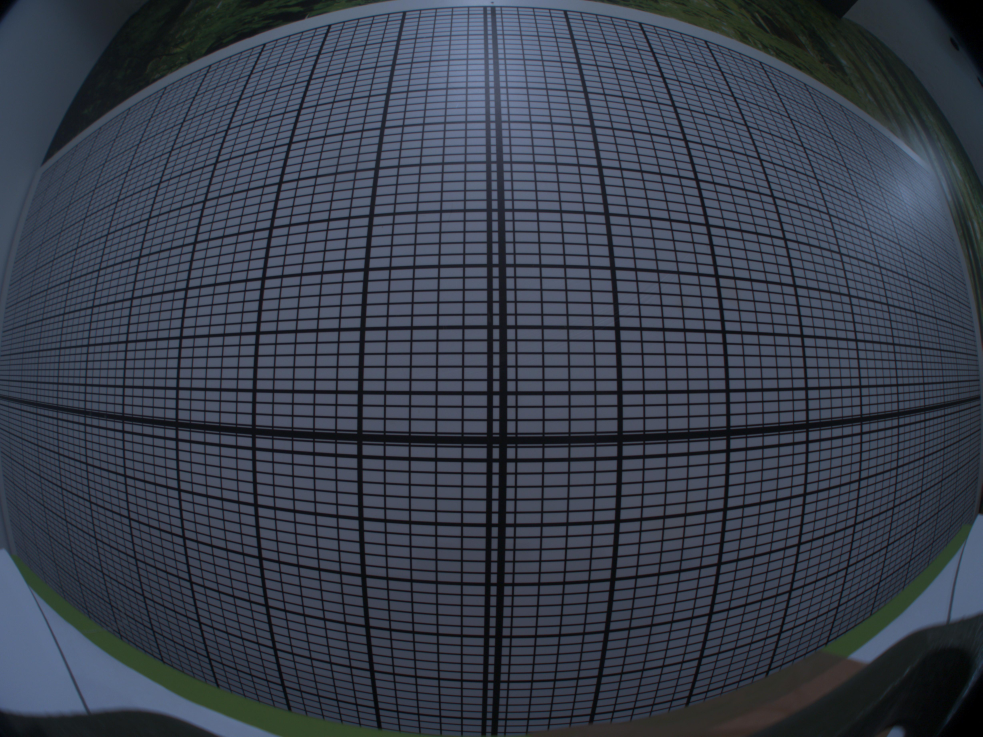
#> input picture images/fisheye.jpg, 4912 x 3684 px, given in place of images, which was not available (shown at 1/5 size)
$ python featureExtraction.py images   (Python 2 division)
#> lines starting #> are read from the running program, lines starting #| are printed output that depends on the picture; pictures that were not available may be replaced by others from this repository, and a replacement may not be noted
#> in main, img is the input picture: shape (3684, 4912, 3); mean B, G, R 75.3, 62.5, 55.9
import numpy as np
import cv2
import sys


# METHOD TO DETERMINE CENTER HORIZONTAL BLOCK SPACING
def horizontalCenterPointsFinder(centerHLine,xCenter,edges,realXcenter,removalfactor):
	whiteCount=0;
	listOfXPositionsCenter =[]
	# start from center and work backwards
	for x in range(xCenter, 0, -1):
		# count 10 white pixels then mark as feature
		# print centerHLine[y]
		if centerHLine[x]==255:
			whiteCount+=1

		if whiteCount==10:
			# ensure that the block sizes are decreasing
			if len(listOfXPositionsCenter)>0:
				xTempBefore = listOfXPositionsCenter[-1]
				sizeBlock = xTempBefore-x

				if len(listOfXPositionsCenter)==1:
					xTemp2Before = xCenter
				else:
					xTemp2Before = listOfXPositionsCenter[-2]
				sizeBlock2 = xTemp2Before- xTempBefore
				# print sizeBlock2, sizeBlock
				if sizeBlock2< sizeBlock:
					break # stop if error as blocks are increasing

			listOfXPositionsCenter.append(x);
			whiteCount=0

	listOfXPositionsCenter.reverse()

	# add real center
	listOfXPositionsCenter.append(realXcenter)


	listOfXPositionsCenter=listOfXPositionsCenter[removalfactor:]
	# print listOfXPositionsCenter
	return listOfXPositionsCenter

# METHOD TO DETERMINE CENTER VERTICAL BLOCK SPACING
def verticalCenterPointsFinder(centerVLine,yCenter,edges,realYcenter,removalfactor):

	whiteCount=0;
	listOfYPositionsCenter =[]
	# start from center and work upwards
	for y in range(yCenter, 0, -1):
		# count 10 white pixels then mark as feature
		# print centerHLine[y]
		if centerVLine[y]==255:
			whiteCount+=1

		if whiteCount==20:
			# print "gotem: ", y;
			# ensure that the block sizes are decreasing
			if len(listOfYPositionsCenter)>0:
				yTempBefore = listOfYPositionsCenter[-1]
				sizeBlock = yTempBefore-y

				if len(listOfYPositionsCenter)==1:
					yTemp2Before = realYcenter
				else:
					yTemp2Before = listOfYPositionsCenter[-2]
				sizeBlock2 = yTemp2Before- yTempBefore
				# print sizeBlock2, sizeBlock
				if sizeBlock2< sizeBlock:
					break # stop if error as blocks are increasing

			listOfYPositionsCenter.append(y);
			whiteCount=0


	listOfYPositionsCenter.reverse()
	# add real center
	listOfYPositionsCenter.append(realYcenter)

	listOfYPositionsCenter=listOfYPositionsCenter[removalfactor:]
	# print listOfYPositionsCenter

	return listOfYPositionsCenter

# METHOD TO FOLLOW THE CONTOURS TO FIND BLOCK SPACING GOING VERTICALLY
def contourFollowing(edges,cValueX,yCenter,topCount):

	currPos = [yCenter,cValueX]

	# CRAWLING UP
	currCount=0;
	miniBlocks =10;
	currMini=0;
	listOfCorners = []
	while(currCount<topCount):
		while(currMini<miniBlocks):
			if edges[currPos[0]-1][currPos[1]]==255:
				currPos[0]=currPos[0]-1
				# print currPos
			elif edges[currPos[0]-1][currPos[1]-1]==255:
				currPos[1]=currPos[1]-1
				currPos[0]=currPos[0]-1
			elif edges[currPos[0]-1][currPos[1]+1]==255:
				currPos[1]=currPos[1]+1
				currPos[0]=currPos[0]-1
			else:
				# print currPos
				# print "EndFound"
				currMini+=1;
				# Moving to next mini block

				while(edges[currPos[0]-1][currPos[1]]==0):
					currPos[0]=currPos[0]-1
				# print currPos
				# shifting to the right to find corner of miniblock
				shifting=True
				while(shifting):
					if edges[currPos[0]][currPos[1]+1]==255:
						currPos[1]=currPos[1]+1
					elif edges[currPos[0]-1][currPos[1]+1]==255:
						currPos[0]=currPos[0]-1
						currPos[1]=currPos[1]+1
					elif edges[currPos[0]+1][currPos[1]+1]==255:
						currPos[0]=currPos[0]+1
						currPos[1]=currPos[1]+1
					else:
						shifting=False;

		currCount+=1;
		currMini=0;
		# print currPos
		listOfCorners.append((currPos[0],currPos[1]));
	listOfCorners.reverse()
	return listOfCorners

# GENERAL METHOD TO FIND THE CORNER FEATURES
def extractFeatures(img,xCenter,yCenter,realXcenter,realYcenter,removalfactorH,removalfactorV):

#> called with xCenter = 2378, yCenter = 1865, realXcenter = 2434, realYcenter = 1895, removalfactorH = 2, removalfactorV = 1
	gray = cv2.cvtColor(img,cv2.COLOR_RGB2GRAY)
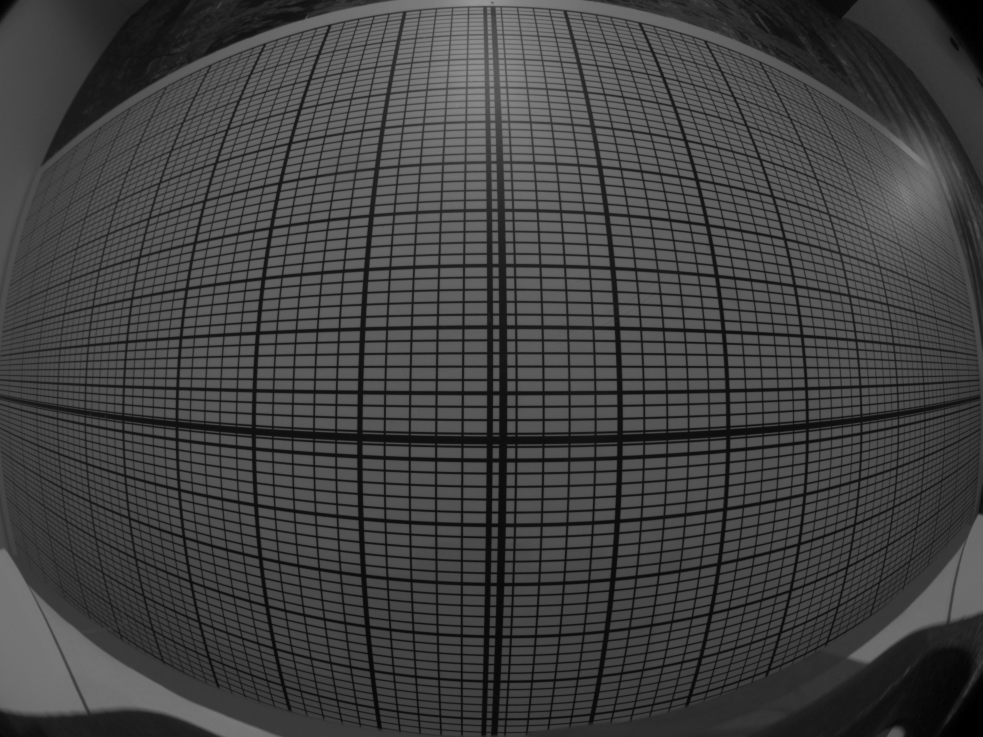
#> gray: shape (3684, 4912) (shown at 1/5 size); min 0, max 154, mean 65.6
	eqlImg = cv2.equalizeHist(gray)
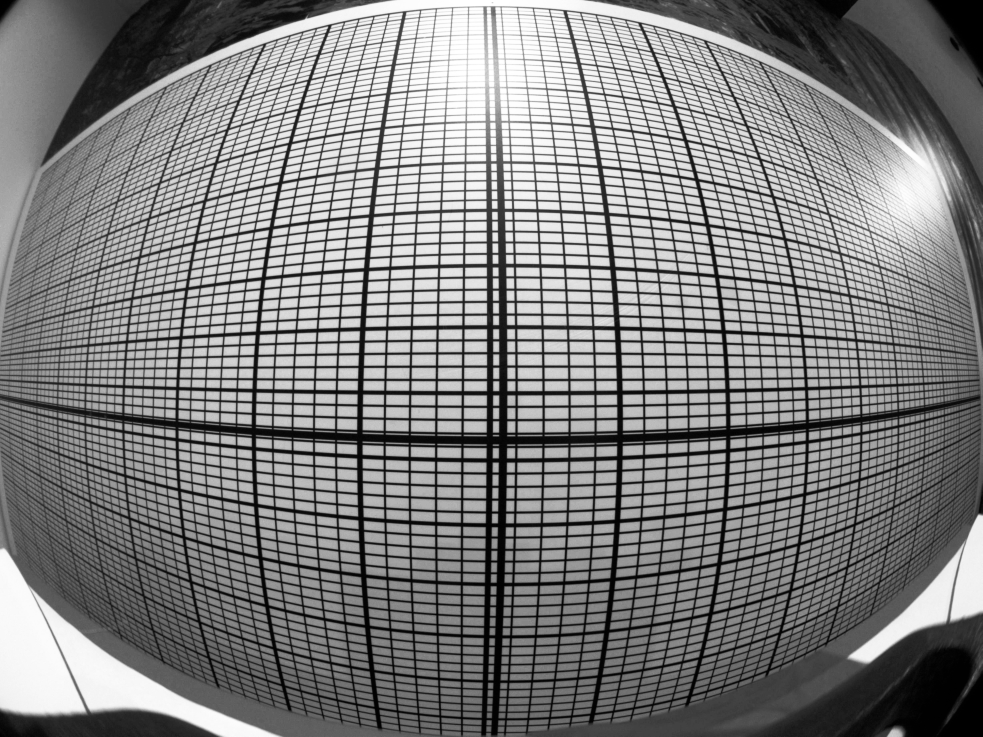
#> eqlImg: shape (3684, 4912) (shown at 1/5 size); min 0, max 255, mean 128.5
	blurredImg = cv2.GaussianBlur(eqlImg,(3,3),0)
	edges = cv2.Canny(blurredImg,50,150)
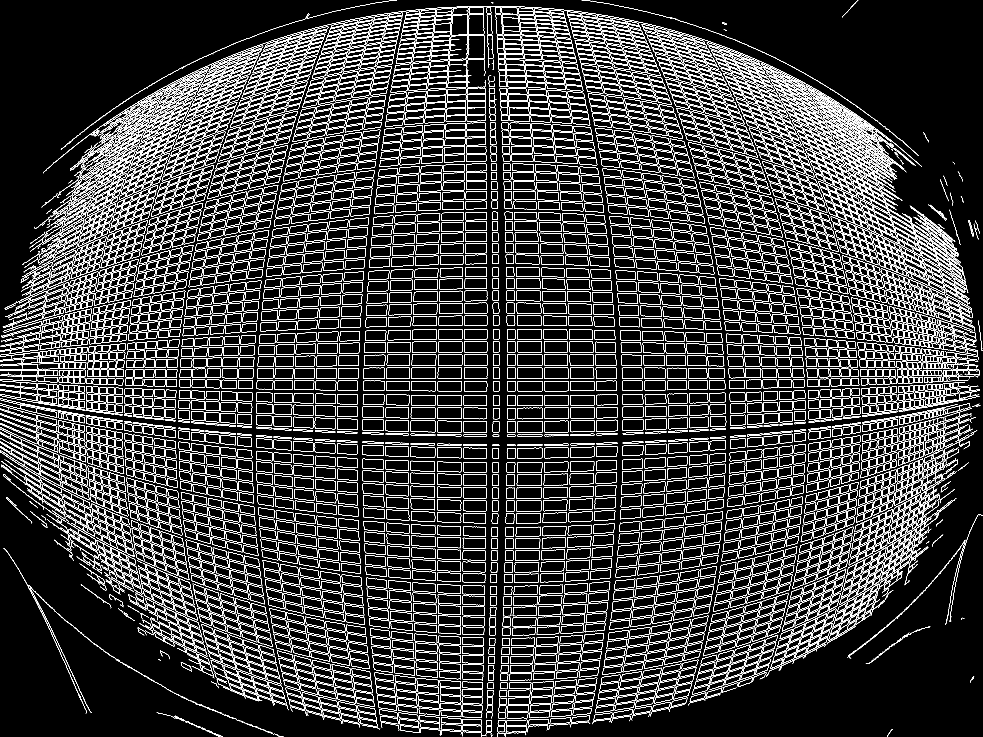
#> edges: shape (3684, 4912) (shown at 1/5 size); 5.5% white in thin lines or dots
	cv2.imwrite('results/edges.jpg',edges)


	centerHLine = edges[yCenter,:]
#> centerHLine = 4912 values, max 255 at index 43, min 0 at index 0, mean 7.42
	centerHList = horizontalCenterPointsFinder(centerHLine,xCenter,edges,realXcenter,removalfactorH)
#> after the loop in horizontalCenterPointsFinder, `for x in range(xCenter, 0, -1):`: listOfXPositionsCenter = [1791, 1265, 884, 617, 427]; sizeBlock = 199; sizeBlock2 = 190; whiteCount = 10; xTemp2Before = 617; xTempBefore = 427
#> in horizontalCenterPointsFinder, `listOfXPositionsCenter=listOfXPositionsCenter[removalfactor:]`: listOfXPositionsCenter = [884, 1265, 1791, 2434]
#> centerHList = [884, 1265, 1791, 2434]

	centerVLine = edges[:,xCenter]
#> centerVLine = 3684 values, max 255 at index 31, min 0 at index 0, mean 9.41
	centerVList= verticalCenterPointsFinder(centerVLine,yCenter,edges,realYcenter,removalfactorV)
#> after the loop in verticalCenterPointsFinder, `for y in range(yCenter, 0, -1):`: listOfYPositionsCenter = [1265, 766, 292]; sizeBlock = 474; sizeBlock2 = 499; whiteCount = 6; yTemp2Before = 1265; yTempBefore = 766
#> in verticalCenterPointsFinder, `listOfYPositionsCenter=listOfYPositionsCenter[removalfactor:]`: listOfYPositionsCenter = [766, 1265, 1895]
#> centerVList = [766, 1265, 1895]

	hListLen = len(centerHList)-1
#> hListLen = 3
	vListLen = len(centerVList)-1
#> vListLen = 2
	corners = np.zeros((vListLen*2+1,hListLen*2+1,2), np.float32)


	for i in range(hListLen):
		listTopLeft=contourFollowing(edges,centerHList[i],yCenter,vListLen)
		# print listTopLeft
		for a in range(len(listTopLeft)):
			corners[a][i][0]=listTopLeft[a][0]
			corners[a][i][1]=listTopLeft[a][1]
#> this loop made 3 passes
#> listTopLeft on passes 1 to 3: [(1082, 999), (1440, 924)], [(955, 1384), (1443, 1299)], [(839, 1871), (1299, 1823)]
	# print corners

	# IMPROVE ROBUSTNESS
	# for i in range(hListLen):
	# q=0
	for q in range(vListLen):
		# print corners[q][0]	, corners[q][hListLen-1]

		y1,x1=corners[q][0]
		y2,x2=corners[q][hListLen-1]
		m =(float)(y2-y1)/(x2-x1)
		# print m
		c = - m * x1 +y1
		# print c

		for btwn in range(1,hListLen-1):
			# print corners[q][btwn]
			yReq = corners[q][btwn][1]*m+c
			# print yReq, corners[q][btwn][0]
			if yReq < corners[q][btwn][0]:
				corners[q][btwn][0]=yReq
#> this loop made 2 passes
#> (y1, x1, y2, x2, m, c) on passes 1 to 2: (1082, 999, 839, 1871, -0.279, 1360.4), (1440, 924, 1299, 1823, -0.157, 1584.9)


	for i in range(hListLen):
		for a in range(len(listTopLeft)):
			# determine symmetric bottom
			diffT = realYcenter-corners[a][i][0]
			corners[-1-a][i][0]=realYcenter+diffT
			corners[-1-a][i][1]=corners[a][i][1]

		# add middle x values
		corners[vListLen][i][0]=realYcenter
		corners[vListLen][i][1]=centerHList[i]

	# add center value
	corners[vListLen][hListLen][0]=realYcenter
	corners[vListLen][hListLen][1]=realXcenter

	# add middle for y values
	for i in range(vListLen):
		corners[i][hListLen][0]=centerVList[i]
		corners[i][hListLen][1]=realXcenter

	# determine symmetric center y bottom
	for a in range(vListLen):
		diffT = realYcenter-corners[a][hListLen][0]
		corners[-1-a][hListLen][0]=realYcenter+diffT
		corners[-1-a][hListLen][1]=realXcenter
#> this loop made 2 passes
#> diffT on passes 1 to 2: 1129, 630


	# determine symmetric right
	for i in range(vListLen*2+1):
		for j in range(hListLen):
			diffT = realXcenter-corners[i][j][1]

			corners[i][ -1-j ][0]=corners[i][j][0]
			corners[i][ -1-j ][1]=realXcenter+diffT
#| Grid Dimentions: 7 5


	return corners

# METHOD TO WRITE FEATURES TO FILE
def writeToFile(corners,xCorners,yCorners):
#> called with corners = array of shape (5, 7, 2), xCorners = 7, yCorners = 5
	file = open("features.txt","w")
	for i in range(yCorners-1,-1,-1):
		for j in range(xCorners-1,-1,-1):
			# print corners[i][j]
			file.write(str(int(corners[i][j][1]))+","+str(int(corners[i][j][0]))+"\n")
	file.close()


def main():
	imgStr = sys.argv[1]#"images/fisheye.jpg"

	# Must change these for other images but may require tweaking to other areas such as edge detection algorithm
	xCenter = 2378
	yCenter = 1865

	realXcenter = 2434
	realYcenter = 1895

	# based on observation of output of edge detector
	removalfactorH = 2
	removalfactorV = 1

	img = cv2.imread(imgStr)

	corners = extractFeatures(img,xCenter,yCenter,realXcenter,realYcenter,removalfactorH,removalfactorV)
	print "Grid Dimentions:", corners.shape[1],corners.shape[0]
	writeToFile(corners,corners.shape[1],corners.shape[0])

	print "Completed Feature Extraction"

if  __name__ =='__main__':main()
